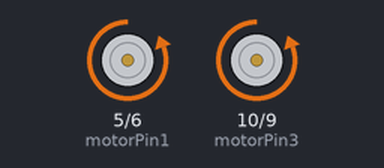
A sketch run on a simulated Arduino Uno, built with avr-gcc and run on an emulated ATmega328P. Shown: motor-driver pin pairs drawn as motors (green arrow = first pin HIGH = forward, orange = second pin HIGH = backward, longer = more drive).

Above: at 0.05 s.
Timing chart, 0 to 23.0 s (numbered marks = the images above):
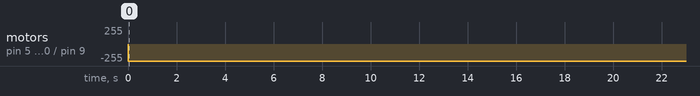

Measured:
- by itself, motor on pin 5 (motorPin1) / pin 6 (motorPin2), motor on pin 10 (motorPin3) / pin 9 (motorPin4): stopped → backward 255/255 at 0.00 s

The sketch:

testmotors.ino
```cpp
#define motorPin1 5
#define motorPin2 6
#define motorPin3 10
#define motorPin4 9

void setup() {

  pinMode(motorPin1, OUTPUT);
  pinMode(motorPin2, OUTPUT);
  pinMode(motorPin3, OUTPUT);
  pinMode(motorPin4, OUTPUT);
  digitalWrite(motorPin1, LOW);
  digitalWrite(motorPin2, LOW);
  digitalWrite(motorPin3, LOW);
  digitalWrite(motorPin4, LOW);

	Serial.begin(9600);

}

void loop() {
  // put your main code here, to run repeatedly:

  digitalWrite(motorPin1, LOW);
  digitalWrite(motorPin2, HIGH);
  digitalWrite(motorPin3, LOW);
  digitalWrite(motorPin4, HIGH);
  delay(20000);
  digitalWrite(motorPin1, LOW);
  digitalWrite(motorPin2, LOW);
  digitalWrite(motorPin3, LOW);
  digitalWrite(motorPin4, LOW);

}
```
